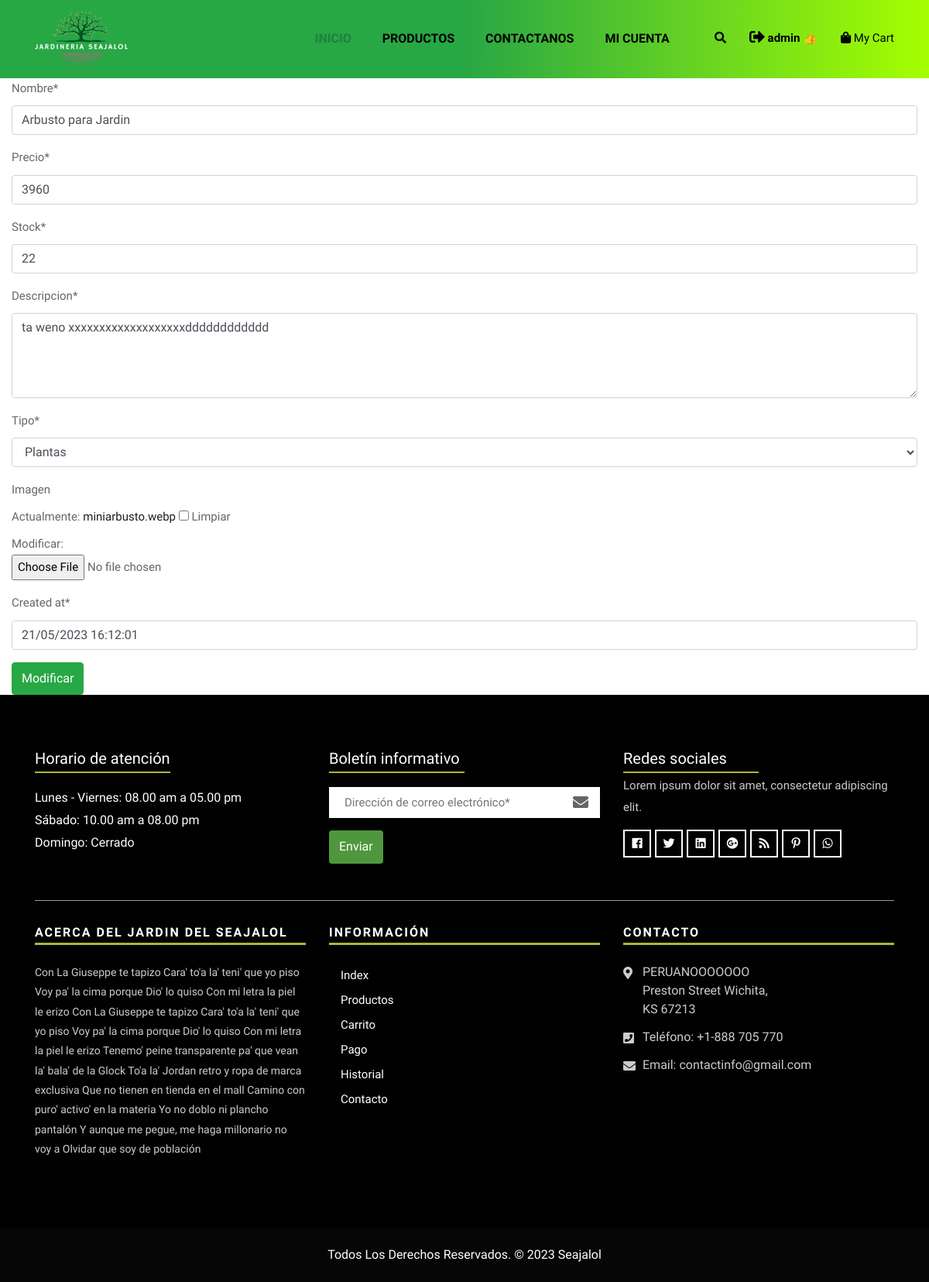
Page /update/28/ (signed in) on the committed database.
### core/models.py (models this page shows, shortened)
class Producto(models.Model):
    nombre = models.CharField(max_length=100)
    precio = models.IntegerField()
    stock = models.IntegerField()
    descripcion = models.CharField(max_length=800)
    tipo = models.ForeignKey(TipoProducto, on_delete=models.CASCADE)
    imagen = models.ImageField(null=True,blank=True)
    created_at = models.DateTimeField(default=timezone.now)
    updated_at = models.DateTimeField(auto_now=True)

class TipoProducto(models.Model):
    descripcion = models.CharField(max_length=25)
    created_at = models.DateTimeField(default=timezone.now)
    updated_at = models.DateTimeField(auto_now=True)
    def __str__(self):
        return self.descripcion

### core/views.py (the view)
# urls.py: path('update/<id>/', update, name='update'),
def update(request, id):
    producto = Producto.objects.get(id=id)
    data = {
        'form': ProductoForm(instance =producto)
    }
    if request.method == 'POST':
        formulario = ProductoForm(data = request.POST, files=request.FILES,instance=producto)
        if formulario.is_valid():
            formulario.save()
            messages.success(request, "Producto modificado correctamente")
            data['form'] = formulario
    return render(request, 'core/update.html', data)

### core/forms.py
class ProductoForm(ModelForm):
    nombre = forms.CharField(widget=forms.TextInput(attrs={"placeholder":"Ingrese Nombre"}))
    precio = forms.IntegerField(min_value=0,widget=forms.NumberInput(attrs={"placeholder":"Ingrese Precio"}))
    stock = forms.IntegerField(min_value=0,widget=forms.NumberInput(attrs={"placeholder":"Ingrese Stock"}))
    descripcion = forms.CharField(min_length=10,max_length=800,widget=forms.Textarea(attrs={"rows":4}))
    class Meta:
        model = Producto
        fields = '__all__'
        widgets = {
            'vencimiento' : forms.SelectDateWidget(years=range(1940,2024))
        }

### core/context_processors.py (called while the page is built)
def carrito(request):
    carrito = []
    total_general = 0
    total_productos = 0
    if request.user.is_authenticated:
        carrito = Carrito.objects.filter(usuario=request.user)
        for item in carrito:
            item.total = item.producto.precio * item.cantidad
            total_general += item.total
        total_productos = carrito.values('producto').annotate(count=Count('producto')).count()
    return {'carrito': carrito, 'total_general': total_general, 'total_productos': total_productos }

### core/templates/core/update.html (shortened to what this page needs)
{% extends 'core/base.html' %}
{% load crispy_forms_tags %}
{% load static %}
{% block contenido %}
<div class="container-fluid">
  <div class="row">
    <div class="col">
      <form action="" method="POST" enctype="multipart/form-data">
        <table>
            {{ form | crispy }}
        </table>
        <input type="submit" class="btn btn-success" value="Modificar">
    </form>
    </div>
  </div>
</div>
{% endblock %}

### core/templates/core/base.html (shortened to what this page needs)
{% load static %}
{% load humanize %}
<!DOCTYPE html>
<html lang="en">
<head>
    <link rel="stylesheet" href="https://cdnjs.cloudflare.com/ajax/libs/font-awesome/5.15.3/css/all.min.css" />
    <link rel="stylesheet" href="https://cdnjs.cloudflare.com/ajax/libs/animate.css/4.1.1/animate.min.css">
    <link rel="stylesheet" href="{% static 'core/css/bootstrap.min.css' %}">
    <link rel="stylesheet" href="{% static 'core/css/style.css' %}">
    <link rel="stylesheet" href="{% static 'core/css/responsive.css' %}">
    <link rel="stylesheet" href="{% static 'core/css/custom.css' %}">
    <link rel="stylesheet" href="{% static 'core/css/all.css' %}">
    <link rel="stylesheet" href="{% static 'core/css/animate.css' %}">
</head>
<body>
    <header class="main-header">
        <nav class="navbar navbar-expand-lg navbar-light bg-success navbar-default bootsnav" style="background-image: linear-gradient(to right, #28a745, #28a745, #a6ff00);">
            <div class="container">
                <div class="navbar-header">
                    <a class="navbar-brand" href="{% url 'index' %}"><img src="{% static 'core/images/js.png' %}" class="logo" alt=""></a>
                </div>
                <div class="collapse navbar-collapse" id="navbar-menu">
                    <ul class="nav navbar-nav ml-auto" data-in="fadeInDown" data-out="fadeOutUp">
                        <li class="nav-item active"><a class="nav-link" href="{% url 'index' %}">Inicio</a></li>
                        <li class="dropdown">
                            <a href="#" class="nav-link dropdown-toggle " data-toggle="dropdown">productos</a>
                        </li>
                        <li class="nav-item"><a class="nav-link" href="{% url 'contacto' %}">Contactanos</a></li>
                        {% if user.is_authenticated %}
                        <li class="nav-item dropdown">
                            <a class="nav-link dropdown-toggle" href="{% url 'edit' %}" id="navbarDropdown" role="button" data-toggle="dropdown" aria-haspopup="true" aria-expanded="false">
                                Mi Cuenta
                            </a>
                        </li>
                        {% endif %}
                    </ul>
                </div>
                <div class="attr-nav">
                    <ul>
                        <li class="search"><a href="#"><i class="fa fa-search"></i></a></li>
                        <li class="side-menu">
                                {% if user.is_authenticated %}
                                <li class="nav-item">
                                    <a class="nav-link nav-username" href="{% url 'logout' %}">
                                        <i class="fas fa-sign-out-alt fa-lg"></i> {{ request.user.username }} 👍
                                    </a>
                                </li>
                                <li class="side-menu">
                                    <a href="{% url 'carrito' %}">
                                        <i class="fa fa-shopping-bag animate__animated animate__bounce"></i>
                                        <p>My Cart</p>
                                    </a>
                                </li>
                                {% else %}
                                <li class="nav-item"><a class="nav-link" href="{% url 'login' %}"><i class="fas fa-user-circle fa-lg"></i>
                                </a></li>
                                {% endif %}
						</li>
                    </ul>
                </div>
            </div>
        </nav>
    </header>
    {% block contenido %}
    {% endblock %}
    <footer>
        <div class="footer-main">
            <div class="container">
                <div class="row">
                    <div class="col-lg-4 col-md-12 col-sm-12">
                        <div class="footer-top-box">
                            <h3>Horario de atención</h3>
                            <ul class="list-time">
                                <li>Lunes - Viernes: 08.00 am a 05.00 pm</li>
                                <li>Sábado: 10.00 am a 08.00 pm</li>
                                <li>Domingo: <span>Cerrado</span></li>
                            </ul>
                        </div>
                    </div>
                    <div class="col-lg-4 col-md-12 col-sm-12">
                        <div class="footer-top-box">
                            <h3>Boletín informativo</h3>
                            <form class="newsletter-box">
                                <div class="form-group">
                                    <input class="" type="email" name="Email" placeholder="Dirección de correo electrónico*" />
                                    <i class="fa fa-envelope"></i>
                                </div>
                                <button class="btn hvr-hover" type="submit">Enviar</button>
                            </form>
                        </div>
                    </div>
                    <div class="col-lg-4 col-md-12 col-sm-12">
                        <div class="footer-top-box">
                            <h3>Redes sociales</h3>
                            <p>Lorem ipsum dolor sit amet, consectetur adipiscing elit.</p>
                            <ul>
                                <li><a href="#"><i class="fab fa-facebook" aria-hidden="true"></i></a></li>
                                <li><a href="#"><i class="fab fa-twitter" aria-hidden="true"></i></a></li>
                                <li><a href="#"><i class="fab fa-linkedin" aria-hidden="true"></i></a></li>
                                <li><a href="#"><i class="fab fa-google-plus" aria-hidden="true"></i></a></li>
                                <li><a href="#"><i class="fa fa-rss" aria-hidden="true"></i></a></li>
                                <li><a href="#"><i class="fab fa-pinterest-p" aria-hidden="true"></i></a></li>
                                <li><a href="#"><i class="fab fa-whatsapp" aria-hidden="true"></i></a></li>
                            </ul>
                        </div>
                    </div>
                </div>
                <hr>
                <div class="row">
                    <div class="col-lg-4 col-md-12 col-sm-12">
                        <div class="footer-widget">
                            <h4>Acerca Del Jardin Del Seajalol</h4>
                            <p>Con La Giuseppe te tapizo
                                Cara' to'a la' teni' que yo piso
                                Voy pa' la cima porque Dio' lo quiso
                                Con mi letra la piel le erizo
                                Con La Giuseppe te tapizo
                                Cara' to'a la' teni' que yo piso
                                Voy pa' la cima porque Dio' lo quiso
                                Con mi letra la piel le erizo
                                Tenemo' peine transparente pa' que vean la' bala' de la Glock
                                To'a la' Jordan retro y ropa de marca exclusiva
                                Que no tienen en tienda en el mall
                                Camino con puro' activo' en la materia
                                Yo no doblo ni plancho pantalón
                                Y aunque me pegue, me haga millonario no voy a
                                Olvidar que soy de población</p>
                        </div>
                    </div>
                    <div class="col-lg-4 col-md-12 col-sm-12">
                        <div class="footer-link">
                            <h4>Información</h4>
                            <ul>
                                <li><a href="{% url 'index' %}">Index</a></li>
                                <li><a href="{% url 'productos' %}">Productos</a></li>
                                <li><a href="{% url 'carrito' %}">Carrito</a></li>
                                <li><a href="{% url 'pago' %}">Pago</a></li>
                                <li><a href="{% url 'historial' %}">Historial</a></li>
                                <li><a href="{% url 'contacto' %}">Contacto</a></li>
                            </ul>
                        </div>
                    </div>
                    <div class="col-lg-4 col-md-12 col-sm-12">
                        <div class="footer-link-contact">
                            <h4>Contacto</h4>
                            <ul>
                                <li>
                                    <p><i class="fas fa-map-marker-alt"></i>PERUANOOOOOOO<br>Preston Street Wichita,<br> KS 67213 </p>
                                </li>
                                <li>
                                    <p><i class="fas fa-phone-square"></i>Teléfono: <a href="tel:+1-888705770">+1-888 705 770</a></p>
                                </li>
                                <li>
                                    <p><i class="fas fa-envelope"></i>Email: <a href="mailto:contactinfo@gmail.com">contactinfo@gmail.com</a></p>
                                </li>
                            </ul>
                        </div>
                    </div>
                </div>
            </div>
        </div>
    </footer>
    <div class="footer-copyright">
        <p class="footer-company">Todos Los Derechos Reservados. &copy; 2023 <a href="#">Seajalol</a> </p>
    </div>
</body>
</html>

### core/static/core/css/all.css (style rules this page uses)
.fa,.fab,.fal,.far,.fas { -moz-osx-font-smoothing:grayscale;-webkit-font-smoothing:antialiased;display:inline-block;font-style:normal;font-variant:normal;text-rendering:auto;line-height:1 }
.fa-lg { font-size:1.33333em;line-height:.75em;vertical-align:-.0667em }
.fa-envelope:before { content:"\f0e0" }
.fa-facebook:before { content:"\f09a" }
.fa-google-plus:before { content:"\f2b3" }
.fa-linkedin:before { content:"\f08c" }
.fa-map-marker-alt:before { content:"\f3c5" }
.fa-phone-square:before { content:"\f098" }
.fa-pinterest-p:before { content:"\f231" }
.fa-rss:before { content:"\f09e" }
.fa-search:before { content:"\f002" }
.fa-shopping-bag:before { content:"\f290" }
.fa-sign-out-alt:before { content:"\f2f5" }
.fa-twitter:before { content:"\f099" }
.fa-whatsapp:before { content:"\f232" }
.fab { font-family:"Font Awesome 5 Brands" }
.fa,.far,.fas { font-family:"Font Awesome 5 Free" }
.fa,.fas { font-weight:900 }

### core/static/core/css/bootsnav.css (style rules this page uses)
nav.bootsnav .container { position: relative; }
nav.navbar.bootsnav { margin-bottom: 0; -moz-border-radius: 0px; -webkit-border-radius: 0px; -o-border-radius: 0px; border-radius: 0px; background-color: #fff; border: none; z-index: 9; }
nav.navbar.bootsnav ul.nav > li > a { color: #6f6f6f; background-color: transparent; outline: none; margin-bottom: -2px; }
nav.navbar.bootsnav ul.nav li.megamenu-fw > a:hover, nav.navbar.bootsnav ul.nav li.megamenu-fw > a:focus, nav.navbar.bootsnav ul.nav li.active > a:hover, nav.navbar.bootsnav ul.nav li.active > a:focus, nav.navbar.bootsnav ul.nav li.active > a { background-color: transparent; }
.attr-nav { display: inline-block; margin-left: 13px; margin-right: -15px; }
.attr-nav > ul { padding: 0; margin: 0 0 -7px 0; list-style: none; display: inline-block; }
.attr-nav > ul > li { float: left; display: block; }
.attr-nav > ul > li > a { color: #010101; display: block; padding: 28px 15px; position: relative; }
body { -webkit-transition: all 0.3s ease-in-out; -moz-transition: all 0.3s ease-in-out; -o-transition: all 0.3s ease-in-out; -ms-transition: all 0.3s ease-in-out; transition: all 0.3s ease-in-out; }
@media (min-width: 1024px) { nav.navbar.bootsnav ul.nav > li > a { padding: 30px 15px; font-weight: 600; } }
@media (min-width: 1024px) { nav.navbar.bootsnav ul.nav > li.dropdown > a.dropdown-toggle:after { font-family: 'FontAwesome'; content: "\f0d7"; margin-left: 5px; margin-top: 2px; } }

### rows in the picture
Producto: nombre "Arbusto para Jardin", precio "3960", stock "22", descripcion "ta weno xxxxxxxxxxxxxxxxxxxdddddddddddd", tipo "Plantas", created_at "21/05/2023 16:12:01"

### other values in the picture
{{ request.user.username }} "admin"
